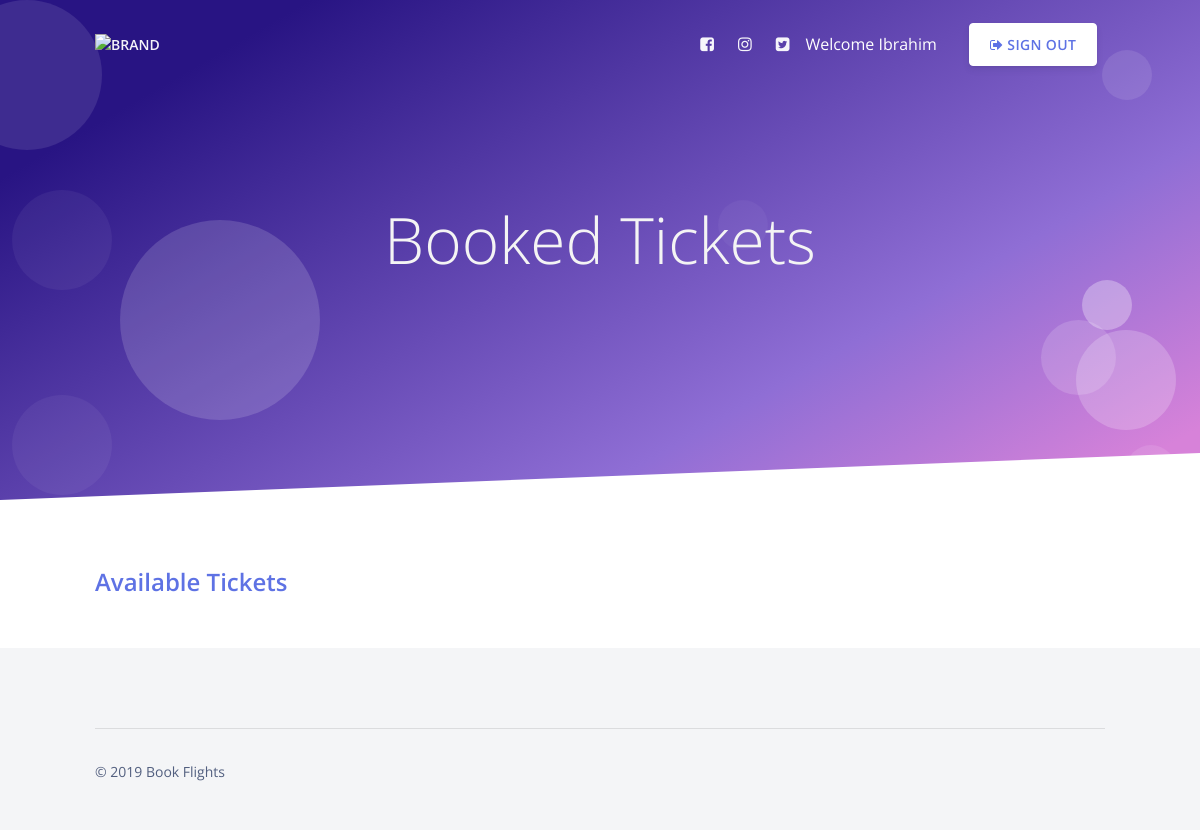
The app's page /BookedTickets.php (signed in), older data.
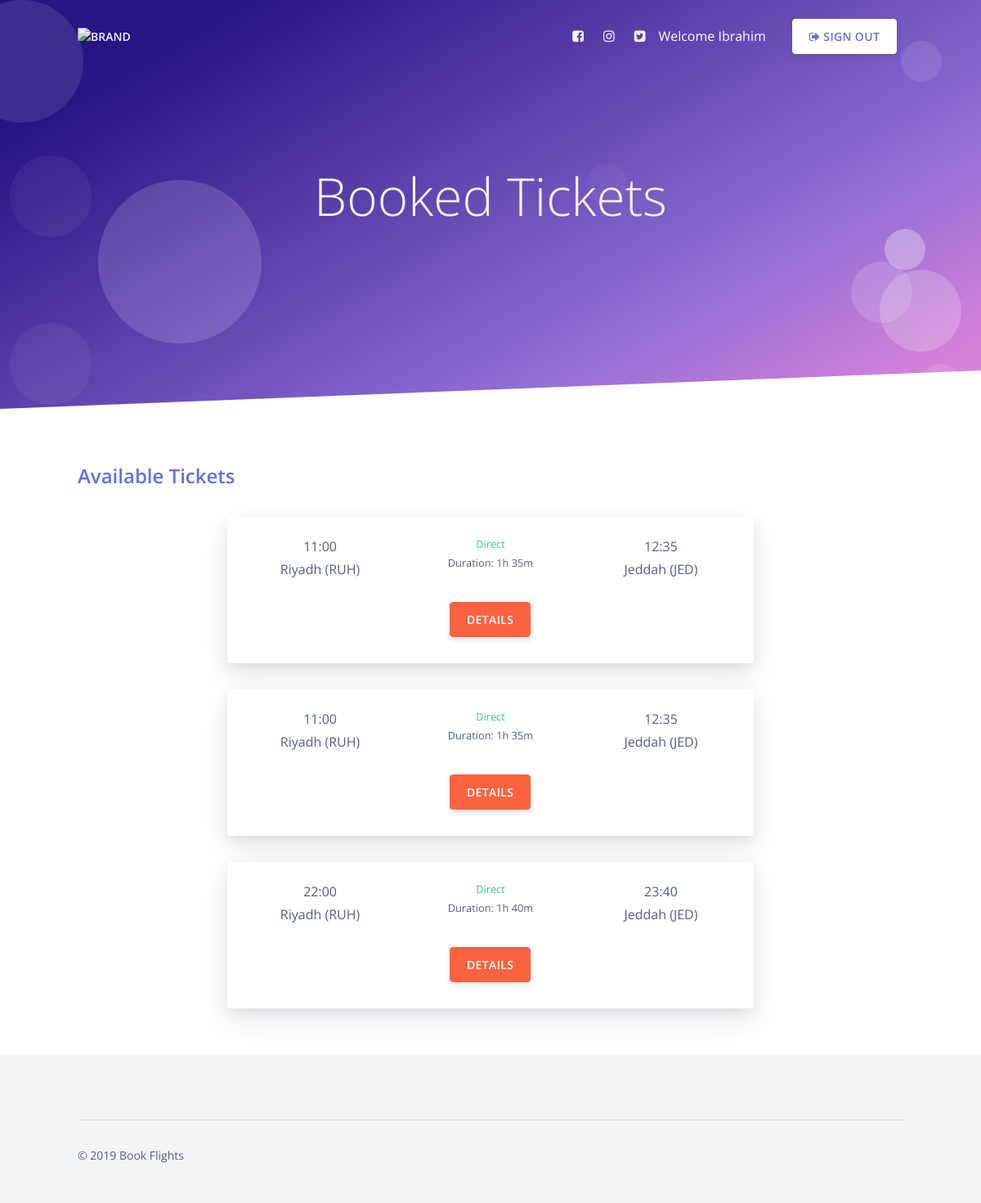
The same page, newer data.
### tables this page shows
CREATE TABLE IF NOT EXISTS `booked_tickets` (
  `ticket_id` int(11) NOT NULL AUTO_INCREMENT,
  `user_id` int(11) NOT NULL,
  `flight_id` int(11) NOT NULL,
  `passenger_id` int(11) NOT NULL,
  `class` varchar(10) NOT NULL,
  `seat` varchar(5) NOT NULL,
  `meal` varchar(100) NOT NULL,
  PRIMARY KEY (`ticket_id`),
  KEY `FK_flight` (`flight_id`),
  KEY `FK_user` (`user_id`),
  KEY `FK_passenger` (`passenger_id`)
);

CREATE TABLE IF NOT EXISTS `flights` (
  `flight_id` int(11) NOT NULL AUTO_INCREMENT,
  `flight_number` varchar(50) NOT NULL,
  `from` varchar(50) NOT NULL,
  `to` varchar(50) NOT NULL,
  `carrier` varchar(50) NOT NULL,
  `airplane` varchar(50) NOT NULL,
  `departure_date` date NOT NULL,
  `departure_time` time NOT NULL,
  `arrival_date` date NOT NULL,
  `arrival_time` time NOT NULL,
  `capacity` int(10) NOT NULL,
  `reserved` int(3) NOT NULL DEFAULT '0',
  `price_factor` double NOT NULL,
  PRIMARY KEY (`flight_id`),
  UNIQUE KEY `flight_number` (`flight_number`,`departure_date`)
);

### assets/helper.php (called while the page is built, shortened)
<?php
function getDuration($a , $b) {
  $start = strtotime($a);
  $end = strtotime($b);
  $time = (int)(($end - $start) / 60);
  $hours = floor($time / 60);
  $minutes = ($time % 60);
  return $hours.'h '.$minutes.'m';
}
 ?>

### BookedTickets.php (the view, shortened to what this page needs)
<?php
$id = $_SESSION['user_id'];
  include_once 'connectToDB.php';
  include_once 'assets/helper.php';
  $sql_BookedTickets = ' SELECT * FROM flights, booked_tickets WHERE flights.flight_id = booked_tickets.flight_id AND booked_tickets.user_id = "'.$id.'" ';
  $result_BookedTickets = mysqli_query($con,$sql_BookedTickets)
?>
<!DOCTYPE html>
<html lang="en">
<head>
  <link href="./assets/vendor/nucleo/css/nucleo.css" rel="stylesheet">
  <link href="./assets/vendor/font-awesome/css/font-awesome.min.css" rel="stylesheet">
  <link type="text/css" href="./assets/css/argon.css?v=1.1.0" rel="stylesheet">
</head>
<body>
  <?php include 'header.php' ?>
  <main>
    <div class="position-relative">
      <section class="section section-lg section-hero section-shaped">
        <div class="shape shape-style-1 shape-primary">
          <span class="span-150"></span>
          <span class="span-50"></span>
          <span class="span-50"></span>
          <span class="span-75"></span>
          <span class="span-100"></span>
          <span class="span-75"></span>
          <span class="span-50"></span>
          <span class="span-100"></span>
          <span class="span-50"></span>
          <span class="span-100"></span>
        </div>
        <div class="container shape-container d-flex align-items-center py-lg">
          <div class="col px-0">
            <div class="row align-items-center justify-content-center">
              <div class="col-lg-6 text-center">
                <h1 id="mainText" style="font-size: 4rem; color: #f4f4f4; font-weight: 300;">Booked Tickets</h1>
              </div>
            </div>
          </div>
        </div>
        <div class="separator separator-bottom separator-skew zindex-100">
          <svg x="0" y="0" viewBox="0 0 2560 100" preserveAspectRatio="none" version="1.1" xmlns="http://www.w3.org/2000/svg">
            <polygon class="fill-white" points="2560 0 2560 100 0 100"></polygon>
          </svg>
        </div>
      </section>
        <section class="section pb-0 section-components">
          <div class="container mb-5">
            <h3 class="h4 text-primary font-weight-bold mb-4" id="search">Available Tickets</h3>
            <?php
while($row=mysqli_fetch_array($result_BookedTickets)){
    echo '
    <div class="col-lg-8 col-sm-12 text-center py-2 mx-auto mb-3">
      <div class="card card-lift shadow border-0">
        <div class="card-body">
          <div class="row justify-content-center">
            <div class="col-4">
              <span class="d-block mb-1">'.substr($row['departure_time'], 0, -3).'</span>
              <span class="d-block mb-1">'.$row['from'].'</span>
            </div>
            <div class="col-4">
              <small class="d-block mb-1 text-success">Direct</small>
              <small class="d-block mb-1">Duration: '.getDuration($row['departure_time'], $row['arrival_time']).'</small>
            </div>
            <div class="col-4">
              <span class="d-block mb-1">'.substr($row['arrival_time'], 0, -3).'</span>
              <span class="d-block mb-1">'.$row['to'].'</span>
            </div>
          </div>
          <button class="btn btn-1 btn-warning mt-4" type="button">Details</button>
        </div>
      </div>
    </div>
  ';
  }
            ?>
          </div>
      </section>
    </div>
  </main>
  <footer class="footer">
    <div class="container">
      <hr>
      <div class="row align-items-center justify-content-md-between">
        <div class="col-md-6">
          <div class="copyright">
            &copy; 2019 Book Flights
          </div>
        </div>
      </div>
    </div>
  </footer>
</body>
</html>

Row changes from the older to the newer data that the page shows:
added booked_tickets: flight.departure_time "11:00", flight.from "Riyadh (RUH)", flight.arrival_time "1h 35m", flight.arrival_time "12:35", flight.to "Jeddah (JED)"
added booked_tickets: flight.departure_time "11:00", flight.from "Riyadh (RUH)", flight.arrival_time "1h 35m", flight.arrival_time "12:35", flight.to "Jeddah (JED)"
added booked_tickets: flight.departure_time "22:00", flight.from "Riyadh (RUH)", flight.arrival_time "1h 40m", flight.arrival_time "23:40", flight.to "Jeddah (JED)"
